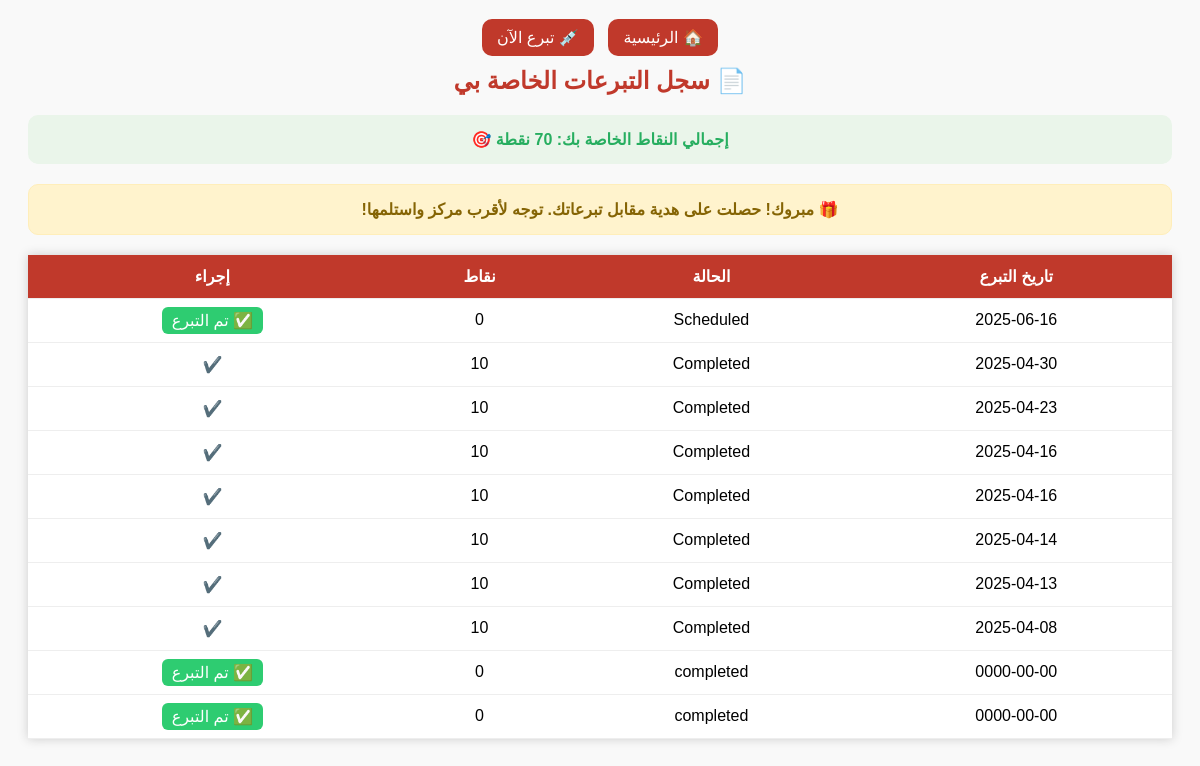
Page /blood_bank/donations.php (signed in) on the committed database.
### tables this page shows
CREATE TABLE `donations` (
  `id` int(11) NOT NULL,
  `user_id` int(11) DEFAULT NULL,
  `name` varchar(255) DEFAULT NULL,
  `blood_type` varchar(5) DEFAULT NULL,
  `appointment` datetime DEFAULT NULL,
  `status` varchar(20) DEFAULT 'Scheduled',
  `donation_date` date NOT NULL,
  `governorate` varchar(100) DEFAULT NULL,
  `location_name` varchar(255) DEFAULT NULL,
  `quantity` int(11) DEFAULT NULL,
  `amount` int(11) DEFAULT NULL,
  `donation_type` varchar(100) DEFAULT NULL,
  `item_description` text DEFAULT NULL,
  `payment_method` varchar(100) DEFAULT NULL,
  `points` int(11) DEFAULT 0,
  `created_at` datetime DEFAULT current_timestamp(),
  `image` varchar(255) DEFAULT NULL
);

### blood_bank/donations.php (the view, shortened to what this page needs)
<?php
include 'db.php';
$user_id = $_SESSION['user_id'];
$sql = "SELECT id, donation_date, status FROM donations WHERE user_id = $user_id ORDER BY donation_date DESC";
$result = $conn->query($sql);
$points_per_donation = 10;
$completed_donations = 0;
$donations = [];
if ($result && $result->num_rows > 0) {
    while ($row = $result->fetch_assoc()) {
        $donations[] = $row;
        if ($row['status'] == 'Completed') {
            $completed_donations++;
        }
    }
}
$total_points = $completed_donations * $points_per_donation;
?>
<!DOCTYPE html>
<html lang="ar">
<head>
</head>
<body>
<div class="nav">
    <a href="home.php">🏠 الرئيسية</a>
    <a href="donate.php">💉 تبرع الآن</a>
</div>
<h2>📄 سجل التبرعات الخاصة بي</h2>
<div class="points-box">
    إجمالي النقاط الخاصة بك: <?= $total_points ?> نقطة 🎯
</div>
<?php if ($total_points >= 50): ?>
    <div class="gift-box">
        🎁 مبروك! حصلت على هدية مقابل تبرعاتك. توجه لأقرب مركز واستلمها!
    </div>
<?php endif; ?>
<table>
    <thead>
        <tr>
            <th>تاريخ التبرع</th>
            <th>الحالة</th>
            <th>نقاط</th>
            <th>إجراء</th>
        </tr>
    </thead>
    <tbody>
        <?php if (count($donations) > 0): ?>
            <?php foreach ($donations as $donation): ?>
                <tr>
                    <td><?= htmlspecialchars($donation['donation_date']) ?></td>
                    <td><?= htmlspecialchars($donation['status']) ?></td>
                    <td><?= $donation['status'] == 'Completed' ? $points_per_donation : 0 ?></td>
                    <td>
                        <?php if ($donation['status'] != 'Completed'): ?>
                            <a class="btn-complete" href="donations.php?mark_completed=<?= $donation['id'] ?>">✅ تم التبرع</a>
                        <?php else: ?>
                            ✔️
                        <?php endif; ?>
                    </td>
                </tr>
            <?php endforeach; ?>
        <?php else: ?>
            <tr><td colspan="4">لا توجد تبرعات مسجلة بعد.</td></tr>
        <?php endif; ?>
    </tbody>
</table>
</body>
</html>

### blood_bank/donations.php (style rules this page uses)
body { font-family: 'Cairo', sans-serif; background-color: #f9f9f9; direction: rtl; padding: 20px; }
h2 { text-align: center; color: #c0392b; }
.nav { text-align: center; margin-bottom: 20px; }
.nav a { margin: 5px; padding: 10px 15px; background: #c0392b; color: white; border-radius: 10px; text-decoration: none; }
.points-box { background: #eaf5ea; padding: 15px; border-radius: 10px; color: #27ae60; margin-bottom: 20px; font-weight: bold; text-align: center; }
.gift-box { background: #fff3cd; padding: 15px; border-radius: 10px; color: #856404; text-align: center; margin-bottom: 20px; font-weight: bold; border: 1px solid #ffeeba; }
table { width: 100%; background: white; border-collapse: collapse; box-shadow: 0 0 10px #ccc; }
th, td { padding: 12px; border-bottom: 1px solid #eee; text-align: center; }
th { background-color: #c0392b; color: white; }
.btn-complete { padding: 5px 10px; background-color: #2ecc71; color: white; border: none; border-radius: 6px; text-decoration: none; }

### rows in the picture
donations: donation_date "2025-06-16", status "Scheduled"
donations: donation_date "2025-04-30", status "Completed"
donations: donation_date "2025-04-23", status "Completed"
donations: donation_date "2025-04-16", status "Completed"
donations: donation_date "2025-04-16", status "Completed"
donations: donation_date "2025-04-14", status "Completed"
donations: donation_date "2025-04-13", status "Completed"
donations: donation_date "2025-04-08", status "Completed"
donations: donation_date "0000-00-00", status "completed"
donations: donation_date "0000-00-00", status "completed"
